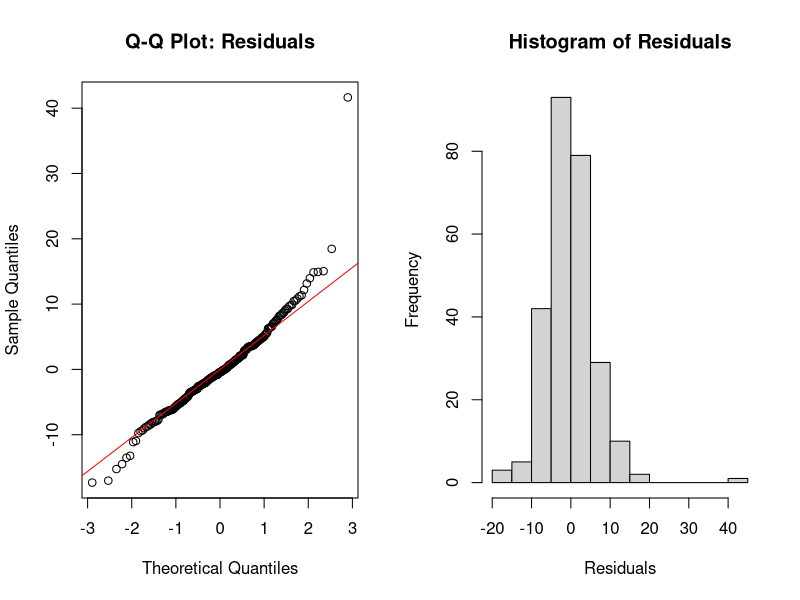
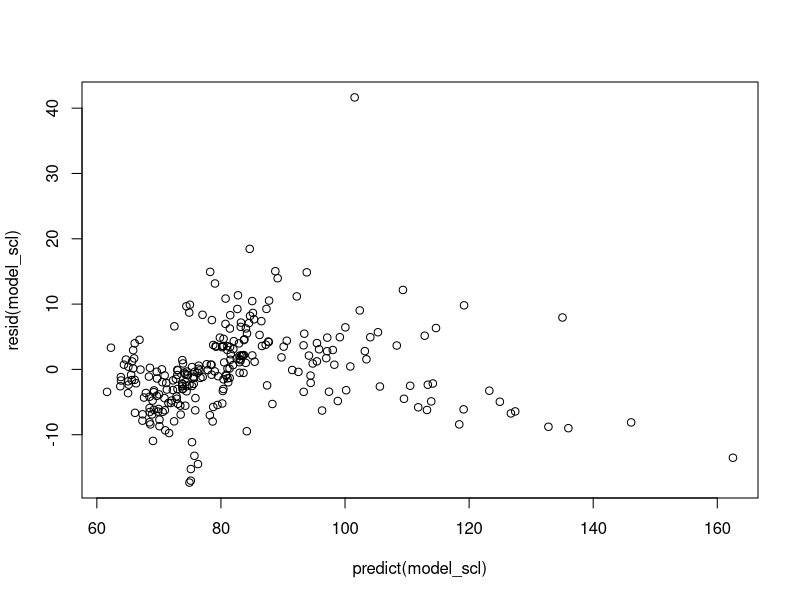
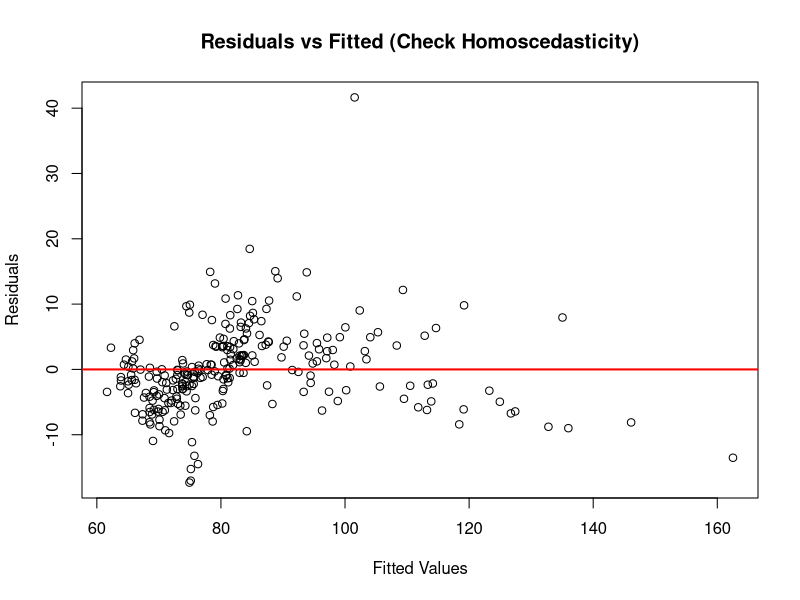
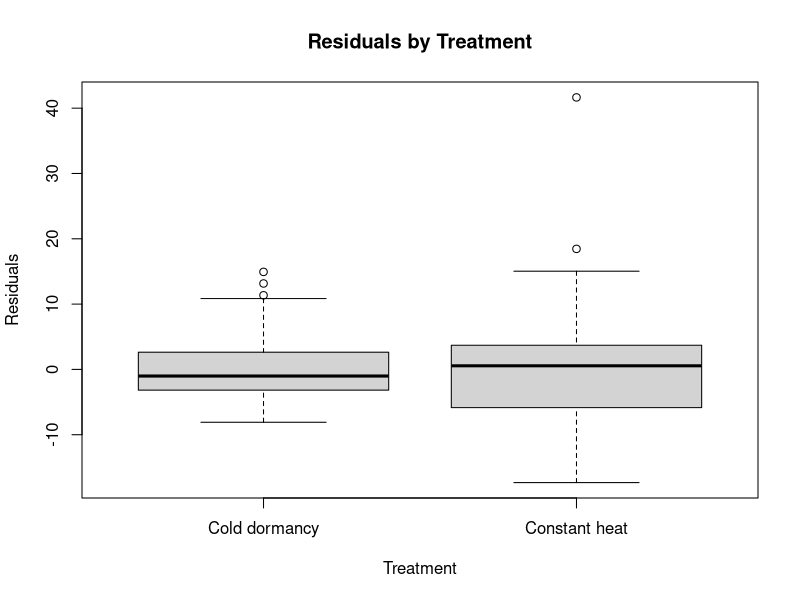
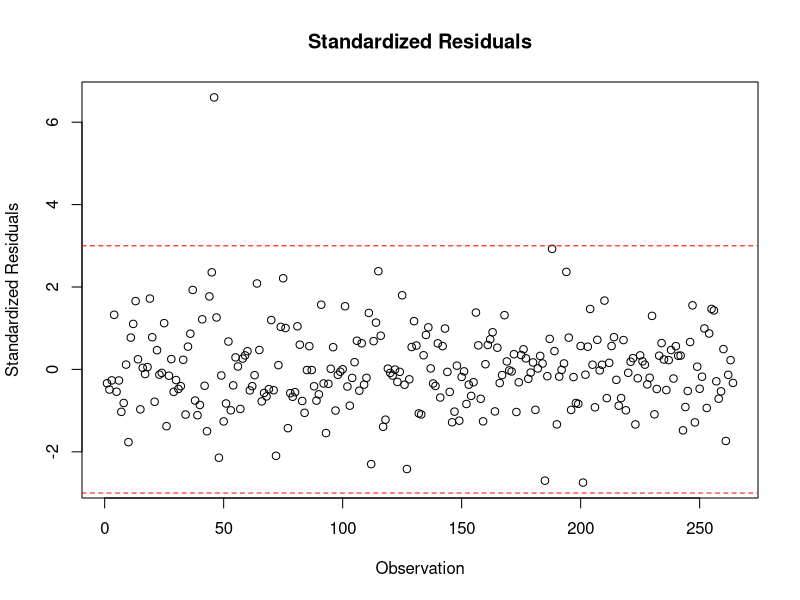
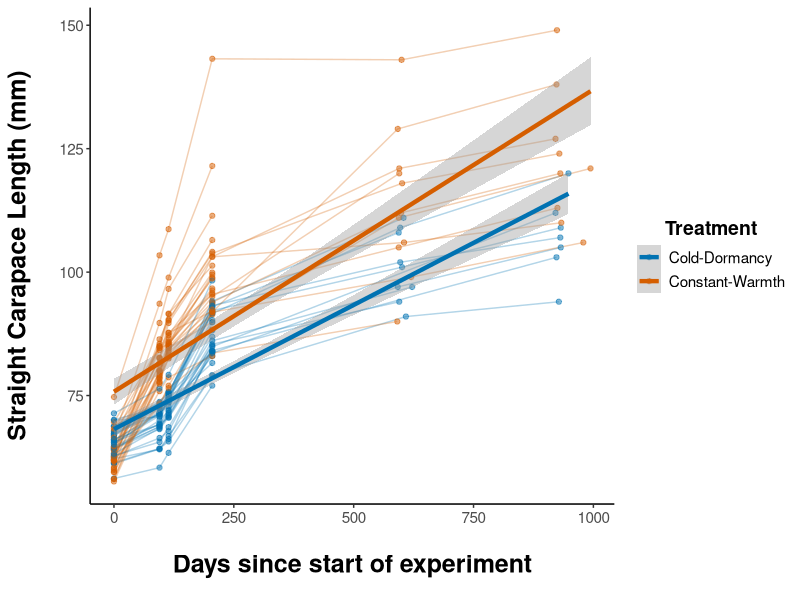
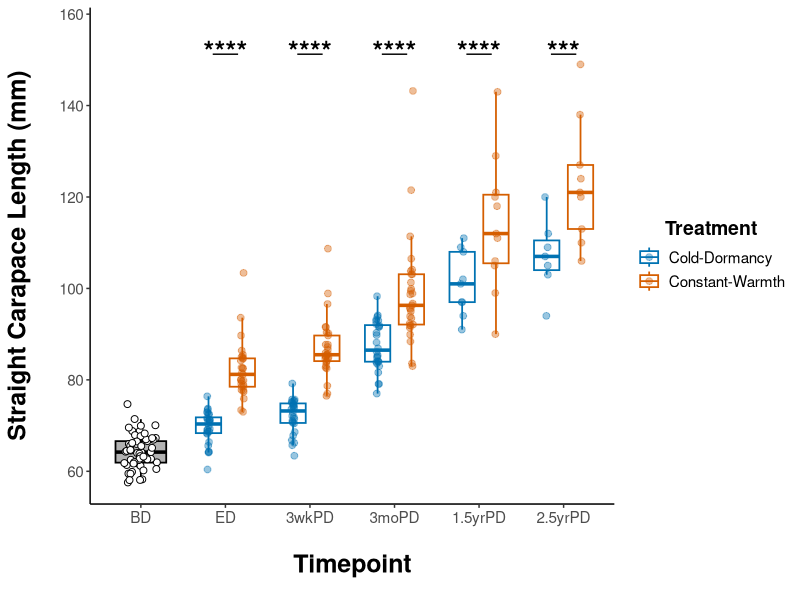

Recreate these plots in R, in order. (Note: this script raises an error after producing the figures.)
##### Repeated Measures Analysis for Gopher Tortoise Growth Study #####

## Load necessary libraries ##
library(lme4)
library(lmerTest)
library(emmeans)
library(ggplot2)
library(dplyr)
library(tidyr)
library(car)

# Clear memory
rm(list=ls(all = TRUE))

# Define color palette
cbbPalette <- c("#0072B2", "#D55E00")

#### Data Preparation ####
datum <- read.csv("Growth_data/Data/Growth_data_Working.csv", na.strings = "na")


# Filter out non-viable individuals
datum <- subset(datum, !(Tortoise_ID %in% c("Not_Viable", "GT2023_N06.01","GT2023_N05.06", "GT2023_N15.04")))

##############################################################################
#### ANALYSIS: BODY SIZE (SCL) - Random Slopes Model ####
##############################################################################

# Prepare data in long format with experimental days
body_size_full <- datum %>%
  select(Tortoise_ID, Treatment, Nest_ID, Tank, 
         CL_10, CL_15, CL_16, CL_19, CL_20, CL_21,
         ExpDay_measure10_Before, ExpDay_measure15_During, 
         ExpDay_measure16_3_Weeks_Post, ExpDay_measure19_3_Months_Post,
         ExpDay_measure20_1_Year_Post, ExpDay_measure21_2_Year_Post) %>%
  pivot_longer(
    cols = starts_with("CL_"), 
    names_to = "Timepoint", 
    values_to = "SCL"
  ) %>%
  mutate(
    Julian_day = case_when(
      Timepoint == "CL_10" ~ ExpDay_measure10_Before,
      Timepoint == "CL_15" ~ ExpDay_measure15_During,
      Timepoint == "CL_16" ~ ExpDay_measure16_3_Weeks_Post,
      Timepoint == "CL_19" ~ ExpDay_measure19_3_Months_Post,
      Timepoint == "CL_20" ~ ExpDay_measure20_1_Year_Post,
      Timepoint == "CL_21" ~ ExpDay_measure21_2_Year_Post
    ),
    Julian_day_centered = Julian_day - min(Julian_day, na.rm = TRUE),
    Treatment = as.factor(Treatment),
    Nest_ID = as.factor(Nest_ID),
    Tank = as.factor(Tank),
    Tortoise_ID = as.factor(Tortoise_ID),
    Timepoint = factor(Timepoint, levels = c("CL_10", "CL_15", "CL_16", "CL_19", "CL_20", "CL_21"))
  ) %>%
  filter(!is.na(SCL) & !is.na(Julian_day)) %>%
  select(-starts_with("ExpDay_"))

body_size_full$Timepoint

#### Fit Random Slopes Model ####

# Scale Julian_day_centered to improve convergence
body_size_full <- body_size_full %>%
  mutate(Julian_day_scaled = scale(Julian_day_centered)[,1])

## Question: How fast are tortoises growing, i.e overall growth rates (slopes)?
## Do cold-dormancy and constant-warmth tortoises grow at different rates over time and if so by how much?

model_scl <- lmer(SCL ~ Treatment * Julian_day_scaled + 
             (1 | Nest_ID) +
             (Julian_day_scaled | Tortoise_ID), 
             data = body_size_full,
             control = lmerControl(optimizer = "bobyqa", 
             optCtrl = list(maxfun = 20000)))

# Model summary
summary(model_scl)
anova(model_scl, type = 3)

##############################################################################
#### Model Diagnostics - Check Assumptions ####
##############################################################################

# 1. NORMALITY OF RESIDUALS
par(mfrow = c(1, 2))
qqnorm(resid(model_scl), main = "Q-Q Plot: Residuals")
qqline(resid(model_scl), col = "red")
hist(resid(model_scl), main = "Histogram of Residuals", xlab = "Residuals", breaks = 20)
par(mfrow = c(1, 1))

# Shapiro-Wilk test for normality
shapiro.test(resid(model_scl))

plot(predict(model_scl),resid(model_scl))

# 2. HOMOGENEITY OF VARIANCE (Homoscedasticity)
plot(fitted(model_scl), resid(model_scl),
     xlab = "Fitted Values", ylab = "Residuals",
     main = "Residuals vs Fitted (Check Homoscedasticity)")
abline(h = 0, col = "red", lwd = 2)

# Check variance by treatment
plot(body_size_full$Treatment, resid(model_scl),
     xlab = "Treatment", ylab = "Residuals",
     main = "Residuals by Treatment")

# Levene's test for homogeneity of variance
leveneTest(resid(model_scl) ~ Treatment, data = body_size_full)

# 3. OUTLIERS
# Standardized residuals
std_resid <- scale(resid(model_scl))
plot(std_resid, main = "Standardized Residuals", 
     ylab = "Standardized Residuals", xlab = "Observation")
abline(h = c(-3, 3), col = "red", lty = 2)

# Identify potential outliers (|std residual| > 3)
outliers <- which(abs(std_resid) > 3)
if(length(outliers) > 0) {
  print(paste("Potential outliers at observations:", paste(outliers, collapse = ", ")))
  print(body_size_full[outliers, c("Tortoise_ID", "Treatment", "Timepoint", "SCL")])
}

##############################################################################
#### Post-hoc Comparisons for Significant Interaction ####
##############################################################################

# 1. Compare growth rates (slopes) between treatments
emm_slopes <- emtrends(model_scl, ~ Treatment, var = "Julian_day_scaled")
print(emm_slopes)

pairs_slopes <- pairs(emm_slopes)
print(pairs_slopes)

# Convert scaled slopes back to original units (mm/day)
scale_factor <- sd(body_size_full$Julian_day_centered, na.rm = TRUE)
slopes_original <- summary(emm_slopes)
slopes_original$Julian_day_scaled.trend <- slopes_original$Julian_day_scaled.trend / scale_factor
slopes_original$SE <- slopes_original$SE / scale_factor
print(slopes_original)

## Question: At each specific measurement how different in size tortoises from the two treatments are?
## And does this difference change over time?
body_size_full <- body_size_full %>%
  mutate(Timepoint_numeric = case_when(
    Timepoint == "CL_10" ~ 0,
    Timepoint == "CL_15" ~ 1,
    Timepoint == "CL_16" ~ 2,
    Timepoint == "CL_19" ~ 3,
    Timepoint == "CL_20" ~ 4,
    Timepoint == "CL_21" ~ 5,
  ))

## Timepoint_numeric is a continuous vs. Timepoint is categorical
model_scl_categorical <- lmer(SCL ~ Treatment * Timepoint + 
                         (1 | Nest_ID) + 
                         (Timepoint_numeric | Tortoise_ID), 
                         data = body_size_full,
                         control = lmerControl(optimizer = "bobyqa",
                         optCtrl = list(maxfun = 20000)))

emm_by_time <- emmeans(model_scl_categorical, ~ Treatment | Timepoint)
print(emm_by_time)

pairs_by_time <- pairs(emm_by_time)
print(pairs_by_time)

## Explore how many animals have data for CL_21 and how many belong to Cold-Dormancy or Constant-Warmth treatment
## Cold-Dormancy--> n=7, Constant-Warmth--> n=9

body_size_full %>%
  filter(Timepoint == "CL_21") %>%
  count(Treatment)

# 3. Test effect of time within each treatment
emm_time_by_treatment <- emmeans(model_scl_categorical, ~ Timepoint | Treatment)
print(emm_time_by_treatment)

consec_comp <- contrast(emm_time_by_treatment, method = "consec")
print(consec_comp)

# 4. Calculate effect size
cd_rate <- slopes_original$Julian_day_scaled.trend[slopes_original$Treatment == "Cold dormancy"]
ch_rate <- slopes_original$Julian_day_scaled.trend[slopes_original$Treatment == "Constant heat"]
percent_diff <- ((ch_rate - cd_rate) / cd_rate) * 100

confint(pairs_by_time)
### The 95% C.I. for End-Dormancy is ± 2.464 (-9.99-(-14.918))/2
### The 95% C.I. for 3-Week Post-Dormancy is ± 3.02 (-11.69-(-17.730))/2
### The 95% C.I. for 3-Month Post-Dormancy is ± 3.7255 (-7.57-(-15.021))/2
### The 95% C.I. for 1.5-Year Post-Dormancy is ± 5.4175 (-7.87-(-18.705))/2
### The 95% C.I. for 2.5-Year Post-Dormancy is ± 6.635 (-5.66-(-18.930 ))/2

##############################################################################
#### Visualizations ####
##############################################################################


# Define color palette
cbbPalette <- c("#000000", "#E69F00", "#56B4E9", "#009E73", "#F0E442", "#0072B2", "#D55E00", "#CC79A7")

# Individual growth trajectories
growth_trajectories <- ggplot(body_size_full, aes(x = Julian_day_centered, y = SCL, 
                           group = Tortoise_ID, color = Treatment)) +
  geom_line(alpha = 0.3) +
  geom_point(alpha = 0.5) +
  geom_smooth(aes(group = Treatment), method = "lm", se = TRUE, linewidth = 1.5) +
  scale_color_manual(values = c("Cold dormancy" = cbbPalette[6],    # Blue #0072B2
                                "Constant heat" = cbbPalette[7]),    # Orange #D55E00
                     labels = c("Cold dormancy" = "Cold-Dormancy", 
                                "Constant heat" = "Constant-Warmth"),
                     name = "Treatment") +
  labs(x = "Days since start of experiment", 
       y = "Straight Carapace Length (mm)") +
  theme_classic() +
  theme(
    panel.grid = element_blank(),
    axis.title.x = element_text(size = 18, face = "bold", margin = margin(t = 20, b = 10)),
    axis.title.y = element_text(size = 18, face = "bold", margin = margin(r = 20)),
    axis.text = element_text(size = 11),
    legend.title = element_text(size = 14, face = "bold"),
    legend.text = element_text(size = 11),
    legend.position = "right",
    legend.title.align = 0.5
  )

# Mean growth trajectories with significance
body_size_summary <- body_size_full %>%
  group_by(Treatment, Timepoint, Julian_day_centered) %>%
  summarise(
    mean_SCL = mean(SCL, na.rm = TRUE),
    se_SCL = sd(SCL, na.rm = TRUE) / sqrt(n()),
    .groups = "drop"
  )
growth_trajectories

# Extract p-value for annotation
p_value <- summary(pairs_slopes)$p.value
sig_label <- ifelse(p_value < 0.0001, "****",
                    ifelse(p_value < 0.001, "***",
                           ifelse(p_value < 0.01, "**",
                                  ifelse(p_value < 0.05, "*", "ns"))))

# Boxplots by timepoint
body_size_plot <- body_size_full %>%
  mutate(
    Treatment_plot = ifelse(Timepoint == "CL_10", "Combined", as.character(Treatment)),
    Treatment_plot = factor(Treatment_plot, levels = c("Combined", "Cold dormancy", "Constant heat")),
    Timepoint_label = factor(Timepoint, 
                             levels = c("CL_10", "CL_15", "CL_16", "CL_19", "CL_20", "CL_21"),
                             labels = c("BD", "ED", "3wkPD", "3moPD", "1.5yrPD", "2.5yrPD"))  # Updated labels
  )
# Updated colors to match growth rate plot (use cbbPalette[6] and [7])
colors_plot <- c("Combined" = "gray70", 
                 "Cold dormancy" = cbbPalette[6],  # Blue #0072B2
                 "Constant heat" = cbbPalette[7])   # Orange #D55E00

sig_by_timepoint <- summary(pairs_by_time)
sig_labels_box <- data.frame(
  Timepoint = c("CL_15", "CL_16", "CL_19", "CL_20", "CL_21"),
  Timepoint_label = factor(c("ED", "3wkPD", "3moPD", "1.5yrPD", "2.5yrPD"),
                           levels = c("BD", "ED", "3wkPD", "3moPD", "1.5yrPD", "2.5yrPD")),
  stars = sapply(2:6, function(i) {
    p <- sig_by_timepoint$p.value[i]
    ifelse(p < 0.0001, "****",
           ifelse(p < 0.001, "***",
                  ifelse(p < 0.01, "**",
                         ifelse(p < 0.05, "*", ""))))
  })
)

# Match the spacing from growth rate plot
max_y <- max(body_size_plot$SCL, na.rm = TRUE)
ypos <- max_y + 0.02 * max_y  # Asterisk position (2% above max)
line_y <- ypos - 0.005 * max_y  # Line position (0.5% below asterisks)

sig_labels_box$y_pos <- ypos
sig_labels_box$line_y <- line_y

# Add numeric x positions for lines (matching the timepoint positions)
sig_labels_box$x_num <- c(2, 3, 4, 5, 6)  # Positions for ED, 3-Wk, 3-Mo, 1.5-Yr, 2.5-Yr

body_size <- ggplot(body_size_plot, aes(x = Timepoint_label, y = SCL)) +
  # Before (CL_10) - gray filled box
  geom_boxplot(data = subset(body_size_plot, Timepoint == "CL_10"),
               aes(x = Timepoint_label, y = SCL),
               color = "black", fill = "gray70", outlier.shape = NA, 
               width = 0.6, linewidth = 0.6) +
  geom_point(data = subset(body_size_plot, Timepoint == "CL_10"),
             aes(x = Timepoint_label, y = SCL),
             position = position_jitter(width = 0.2), 
             size = 2, color = "black", fill = "white", shape = 21, stroke = 0.5) +
  
  # Other timepoints - white filled boxes with colored outlines
  geom_boxplot(data = subset(body_size_plot, Timepoint != "CL_10"),
               aes(color = Treatment_plot),
               fill = "white", outlier.shape = NA, width = 0.6, 
               position = position_dodge(0.8), linewidth = 0.6) +
  geom_jitter(data = subset(body_size_plot, Timepoint != "CL_10"),
              aes(color = Treatment_plot),
              position = position_jitterdodge(jitter.width = 0.1, dodge.width = 0.8), 
              size = 2, alpha = 0.4) +
  
  # Significance lines (horizontal bars under asterisks)
  geom_segment(data = sig_labels_box,
               aes(x = x_num - 0.15, xend = x_num + 0.15, 
                   y = line_y, yend = line_y),
               color = "black", linewidth = 0.5, inherit.aes = FALSE) +
  
  # Significance stars
  geom_text(data = sig_labels_box,
            aes(x = Timepoint_label, y = y_pos, label = stars),
            size = 7, fontface = "bold", inherit.aes = FALSE) +
  
  # Color scales (outlines only for non-Before timepoints)
  scale_color_manual(values = colors_plot,
                     labels = c("Cold dormancy" = "Cold-Dormancy", 
                                "Constant heat" = "Constant-Warmth"),
                     name = "Treatment") +
  
  scale_y_continuous(expand = expansion(mult = c(0.05, 0.1))) +
  
  labs(x = "Timepoint", 
       y = "Straight Carapace Length (mm)") +
  
  theme_classic() +
  theme(
    panel.grid = element_blank(),
    axis.title.x = element_text(size = 18, face = "bold", margin = margin(t = 20, b = 10)),
    axis.title.y = element_text(size = 18, face = "bold", margin = margin(r = 20)),
    axis.text = element_text(size = 11),
    legend.title = element_text(size = 14, face = "bold"),
    legend.text = element_text(size = 11),
    legend.position = "right",
    legend.title.align = 0.5
  )

body_size

# Save file as PNG for final figure production
ggsave(growth_trajectories, file="Growth_data/Figures/Growth_Trajectories.png", width=9, height=7, dpi=600)
ggsave(body_size, file="Growth_data/Figures/Body_Size.png", width=9, height=7, dpi=600)

# Sample size by Nest_ID
body_size_full %>%
  distinct(Tortoise_ID, Nest_ID, Treatment) %>%
  count(Nest_ID, Treatment) %>%
print(n = Inf)


##############################################################################
#### ANALYSIS: GROWTH RATE across intervals ####
##############################################################################

# Prepare data in long format with growth rates
growth_rate_full <- datum %>%
  select(Tortoise_ID, Treatment, Nest_ID, Tank,
         Growth_rate_Before, Growth_rate_During, 
         Growth_rate_3_Weeks_Post, Growth_rate_3_Months_Post,
         Growth_rate_1.5_Year_Post, Growth_rate_2.5_Year_Post) %>%
  pivot_longer(
    cols = starts_with("Growth_rate_"),
    names_to = "Interval",
    values_to = "Growth_rate"
  ) %>%
  mutate(
    Treatment = as.factor(Treatment),
    Nest_ID = as.factor(Nest_ID),
    Tank = as.factor(Tank),
    Tortoise_ID = as.factor(Tortoise_ID),
    Interval = factor(Interval, 
                      levels = c("Growth_rate_Before", "Growth_rate_During",
                                 "Growth_rate_3_Weeks_Post", "Growth_rate_3_Months_Post",
                                 "Growth_rate_1.5_Year_Post", "Growth_rate_2.5_Year_Post"))
  ) %>%
  filter(!is.na(Growth_rate))

## Question: Do treatments produce different growth rates within specific experimental intervals?
model_growth <- lmer(Growth_rate ~ Treatment * Interval + 
                 (1 | Tank) +
                 (1 | Nest_ID) + 
                 (1 | Tortoise_ID), 
                 data = growth_rate_full,
                 control = lmerControl(optimizer = "bobyqa"))

# Model summary
summary(model_growth)
anova(model_growth, type = 3)


##############################################################################
#### Model Diagnostics ####
##############################################################################

# 1. NORMALITY OF RESIDUALS
par(mfrow = c(1, 2))
qqnorm(resid(model_growth), main = "Q-Q Plot: Residuals")
qqline(resid(model_growth), col = "red")
hist(resid(model_growth), main = "Histogram of Residuals", xlab = "Residuals", breaks = 20)
par(mfrow = c(1, 1))

shapiro.test(resid(model_growth))

# 2. HOMOGENEITY OF VARIANCE
plot(fitted(model_growth), resid(model_growth),
     xlab = "Fitted Values", ylab = "Residuals",
     main = "Residuals vs Fitted")
abline(h = 0, col = "red", lwd = 2)

plot(growth_rate_full$Treatment, resid(model_growth),
     xlab = "Treatment", ylab = "Residuals",
     main = "Residuals by Treatment")

leveneTest(resid(model_growth) ~ Treatment, data = growth_rate_full)

# 3. OUTLIERS
std_resid <- scale(resid(model_growth))
plot(std_resid, main = "Standardized Residuals", 
     ylab = "Standardized Residuals", xlab = "Observation")
abline(h = c(-3, 3), col = "red", lty = 2)

outliers <- which(abs(std_resid) > 3)
if(length(outliers) > 0) {
  print(paste("Potential outliers at observations:", paste(outliers, collapse = ", ")))
  print(growth_rate_full[outliers, c("Tortoise_ID", "Treatment", "Interval", "Growth_rate")])
}

##############################################################################
#### Post-hoc Comparisons ####
##############################################################################

# 1. Treatment differences within each interval
emm_by_interval <- emmeans(model_growth, ~ Treatment | Interval)
print(emm_by_interval)

pairs_by_interval <- pairs(emm_by_interval)
print(pairs_by_interval)

# 2. Interval differences within each treatment
emm_interval_by_treatment <- emmeans(model_growth, ~ Interval | Treatment)
print(emm_interval_by_treatment)

# Consecutive interval comparisons
consec_intervals <- contrast(emm_interval_by_treatment, method = "consec")
print(consec_intervals)

# 3. Overall treatment effect
emm_treatment <- emmeans(model_growth, ~ Treatment)
print(emm_treatment)
pairs(emm_treatment)

confint(pairs_by_interval)

### The 95% C.I. for Winter 2023 is ± 0.1488 (-0.4137-(-0.7113))/2
### The 95% C.I. for Early Spring 2024 is ± 0.1488 (-0.4940-(-0.7916))/2
### The 95% C.I. for Late Spring 2024 is ± 0.1488 (0.0757-(-0.2219))/2
### The 95% C.I. for Summer 2025 is ± 0.4725 (0.2070-(-0.2655))
### The 95% C.I. for Summer 2026 is ± 0.2645 (0.2909-(-0.2381))/2

##############################################################################
#### Visualizations ####
##############################################################################

# Define color palette
cbbPalette <- c("#000000", "#E69F00", "#56B4E9", "#009E73", "#F0E442", "#0072B2", "#D55E00", "#CC79A7")

##### Prepare the growth rate data in long format #####
growth_rate_long <- datum %>%
  filter(!Tortoise_ID %in% c("Not_Viable", "GT2023_N06.01", "GT2023_N05.06", "GT2023_N15.04")) %>%
  select(Tortoise_ID, Treatment, Nest_ID, Tank, 
         Growth_rate_Before, Growth_rate_During, Growth_rate_3_Weeks_Post, 
         Growth_rate_3_Months_Post, Growth_rate_1.5_Year_Post, Growth_rate_2.5_Year_Post) %>%
  pivot_longer(
    cols = starts_with("Growth_rate_"),
    names_to = "Timepoint",
    values_to = "Growth_rate"
  ) %>%
  mutate(
    Timepoint = case_when(
      Timepoint == "Growth_rate_Before" ~ "Fall 2023\n(BD – Hatching)",
      Timepoint == "Growth_rate_During" ~ "Winter 2023\n(ED – BD)",
      Timepoint == "Growth_rate_3_Weeks_Post" ~ "Early Spring 2024\n(3wkPD – ED)",
      Timepoint == "Growth_rate_3_Months_Post" ~ "Late Spring 2024\n(3moPD – 3wkPD)",
      Timepoint == "Growth_rate_1.5_Year_Post" ~ "Summer 2025\n(1.5yrPD – 3moPD)",
      Timepoint == "Growth_rate_2.5_Year_Post" ~ "Summer 2026\n(2.5yrPD – 1.5yrPD)",
      TRUE ~ Timepoint
    ),
    Timepoint = factor(
      Timepoint,
      levels = c(
        "Fall 2023\n(BD – Hatching)", 
        "Winter 2023\n(ED – BD)", 
        "Early Spring 2024\n(3wkPD – ED)", 
        "Late Spring 2024\n(3moPD – 3wkPD)", 
        "Summer 2025\n(1.5yrPD – 3moPD)",
        "Summer 2026\n(2.5yrPD – 1.5yrPD)"
      )
    )
  )

# Separate Fall 2023 from other timepoints
fall_2023 <- growth_rate_long %>% filter(Timepoint == "Fall 2023\n(BD – Hatching)")
other_timepoints <- growth_rate_long %>% filter(Timepoint != "Fall 2023\n(BD – Hatching)")

# Define y positions for significance
ypos <- max(growth_rate_long$Growth_rate, na.rm = TRUE) + 0.02
line_y <- ypos - 0.005

growth_rate <- ggplot() +
  # Fall 2023 - single gray box (combined)
  geom_boxplot(data = fall_2023, aes(x = Timepoint, y = Growth_rate),
               color = "black", fill = "gray70", outlier.shape = NA, 
               width = 0.6, linewidth = 0.6) +
  geom_point(data = fall_2023, aes(x = Timepoint, y = Growth_rate),
             position = position_jitter(width = 0.2), 
             size = 2, color = "black", fill = "white", shape = 21, stroke = 0.5) +
  
  # Other timepoints - separate boxes by Treatment (white fill, colored outlines)
  geom_boxplot(data = other_timepoints, aes(x = Timepoint, y = Growth_rate, color = Treatment),
               fill = "white", outlier.shape = NA, width = 0.6, 
               position = position_dodge(0.8), linewidth = 0.6) +
  geom_jitter(data = other_timepoints, aes(x = Timepoint, y = Growth_rate, color = Treatment),
              position = position_jitterdodge(jitter.width = 0.1, dodge.width = 0.8), 
              size = 2, alpha = 0.4) +
  
  # Mean points and connecting lines for ALL timepoints
  stat_summary(data = growth_rate_long, 
               aes(x = Timepoint, y = Growth_rate, color = Treatment, group = Treatment),
               fun = mean, geom = "point", size = 2,
               position = position_dodge(width = 0.8)) +
  stat_summary(data = growth_rate_long, 
               aes(x = Timepoint, y = Growth_rate, color = Treatment, group = Treatment),
               fun = mean, geom = "line", linewidth = 0.6,
               position = position_dodge(width = 0.8)) +
  
  # Significance annotations
  # Winter 2023 (p < 0.0001)
  geom_segment(aes(x = 1.85, xend = 2.15, y = line_y, yend = line_y), 
               color = "black", linewidth = 0.5, inherit.aes = FALSE) +
  annotate("text", x = 2, y = ypos, label = "****", size = 7, fontface = "bold") +
  # Early Spring 2024 (p = 0.0001)
  geom_segment(aes(x = 2.85, xend = 3.15, y = line_y, yend = line_y), 
               color = "black", linewidth = 0.5, inherit.aes = FALSE) +
  annotate("text", x = 3, y = ypos, label = "****", size = 7, fontface = "bold") +
  
  # Theme and labels
  theme_classic() +
  theme(
    panel.grid = element_blank(),
    axis.title.x = element_text(size = 18, face = "bold", margin = margin(t = 20, b = 10)),
    axis.title.y = element_text(size = 18, face = "bold", margin = margin(r = 20)),
    axis.text = element_text(size = 10),
    legend.title = element_text(size = 14, face = "bold"),
    legend.text = element_text(size = 11),
    legend.position = "right",
    legend.title.align = 0.5
  ) +
  
  # Colors: match body size plot style
  scale_color_manual(
    values = c("Cold dormancy" = cbbPalette[6], "Constant heat" = cbbPalette[7], "Combined" = "gray70"),
    name = "Treatment",
    breaks = c("Cold dormancy", "Constant heat", "Combined"),
    labels = c("Cold-Dormancy", "Constant-Warmth", "Combined")
  ) +
  
  labs(
    x = "Time Interval",
    y = "Growth rate (g/day)"
  )

### Show the plot ###
growth_rate

ggsave(growth_rate, file="Growth_data/Figures/Growth_Rate.png", width=9, height=7, dpi=600)

# Sample size by treatment
table(datum$Treatment)


###################################
# Test for treatment effect on survival (recapture in the wild) at 1.5 years post-dormancy
##################################

# Cold-Dormancy:   28 released, 9 recaptured, 19 not recaptured
# Constant-Warmth: 29 released, 11 recaptured, 18 not recaptured

survival_table <- matrix(c(9, 19,     # Cold-Dormancy row
                           11, 18),   # Constant-Warmth row
                         nrow = 2, 
                         byrow = TRUE,
                         dimnames = list(
                           Treatment = c("Cold-Dormancy", "Constant-Warmth"),
                           Status    = c("Recaptured", "Not recaptured")
                         ))

# View the table to confirm it looks right before testing
survival_table

## Fisher's exact test
# Tests whether recapture probability differs between treatments
# Returns: p-value, odds ratio, and 95% CI for the odds ratio
fisher.test(survival_table)

## Calculate the percentage of recaptured animals in the field

# Cold-Dormancy
9/28*100 ## 32.1%

# Constant-Warmth
11/29*100 ## %37.9%


###################################
# Test for treatment effect on survival (recapture in the wild) at 2.5 years post-dormancy
##################################

# Cold-Dormancy:   28 released, 7 recaptured, 21 not recaptured
# Constant-Warmth: 29 released, 9 recaptured, 20 not recaptured

survival_table_2026 <- matrix(c(7, 21,     # Cold-Dormancy row
                                9, 20),   # Constant-Warmth row
                              nrow = 2, 
                              byrow = TRUE,
                              dimnames = list(
                                Treatment = c("Cold-Dormancy", "Constant-Warmth"),
                                Status    = c("Recaptured", "Not recaptured")
                              ))

survival_table_2026

fisher.test(survival_table_2026)

# Percentage recaptured (cumulative, out of original release)
7/28*100   # Cold-Dormancy: 25.0%
9/29*100   # Constant-Warmth: 31.0%

######## Combine Body Size and Growth Rate into two-panel figure ########

library(patchwork)
library(cowplot)
library(grid)

# Panel A: legend off
# Panel B: keep its own legend, moved inside the panel (top-right area) to remove the extra legend column
combined_body_growth <- (body_size + theme(legend.position = "none")) / 
  (growth_rate + theme(legend.position = "inside",
                       legend.position.inside = c(0.90, 0.85),  # x,y as fraction of panel B (top-right-ish)
                       legend.background = element_rect(fill = "white"),
                       legend.title = element_text(size = 17, face = "bold"),
                       legend.text = element_text(size = 16),
                       axis.text.x = element_text(size = 10))) +   # smaller, just for panel B
  plot_annotation(tag_levels = 'A') &
  theme(plot.tag = element_text(face = "bold", size = 25),
        plot.tag.position = c(0.02, 0.98),
        axis.text.y = element_text(size = 16),      # shared y-axis size still fine
        axis.title = element_text(size = 36, face = "bold"))

combined_body_growth

# Save
ggsave(combined_body_growth, 
       file = "Growth_data/Figures/Combined_Body_Size_Growth_Rate.png",
       width = 14, height = 15, dpi = 600,
       bg = "white")
